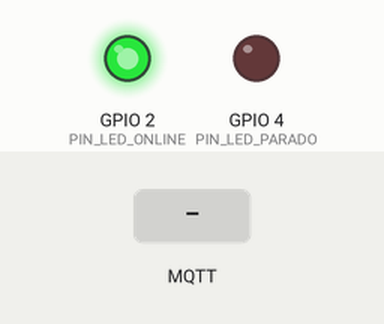
This sketch was run on a simulated ESP32. Shown: output pins drawn as LEDs (lit = HIGH). The inputs (shaded band) are chosen by the test bench. WiFi joins after 1.5 s; servers stay silent unless stated; no MQTT or app messages arrive unless stated; what the sketch prints to the serial monitor is not drawn.

Above: at 3.2 s.
3.3 s: MQTT message "PARAR" arrives on the first subscribed topic
At 4.4 s:
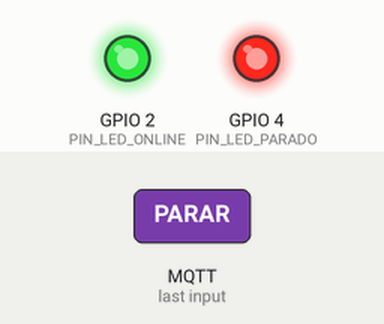
6.3 s: MQTT message "RETOMAR" arrives on the first subscribed topic
At 6.7 s:
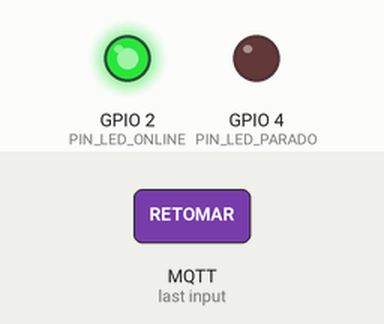
Timing chart, 0 to 18.3 s (numbered marks = the images above; inputs shaded):
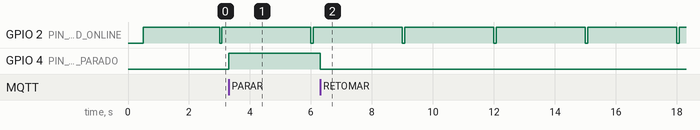

Measured:
- after the input at 3.3 s, GPIO 4 (PIN_LED_PARADO): LOW → HIGH at once
- after the input at 6.3 s, GPIO 4 (PIN_LED_PARADO): HIGH → LOW at once
- by itself, GPIO 2 (PIN_LED_ONLINE): alternates HIGH for 2.9 s and LOW for 0.08 s

The sketch:

sketch.ino
```cpp
// ============================================================
//  Sistema de Monitoramento de Frota — Dispositivo ESP32
//  Wokwi Simulator
// ============================================================
//  Dependências (libraries no Wokwi):
//    - PubSubClient by Nick O'Leary
//    - ArduinoJson by Benoit Blanchon
// ============================================================

#include <WiFi.h>
#include <WiFiClientSecure.h>
#include <PubSubClient.h>
#include <ArduinoJson.h>

// ------------------------------------------------------------
// CONFIGURAÇÃO — altere aqui para cada veículo simulado
// ------------------------------------------------------------
#define VEHICLE_ID     "veiculo01"  //Altere para veiculo02, veiculo03, etc. para simular mais unidades
#define EMPRESA        "empresa"    // Nome da empresa (pode ser qualquer string, usada nos tópicos MQTT)

// Coordenadas iniciais (lat/lng fictícias — Uberlândia, MG)
// Altere conforme fazer outras unidades para que comecem em locais diferentes.
#define START_LAT  -18.9186
#define START_LNG  -48.2772

#define PIN_LED_ONLINE 2
#define PIN_LED_PARADO 4

// Broker HiveMQ Cloud
const char* MQTT_HOST     = "468858741cce418ea6219352a279b8f5.s1.eu.hivemq.cloud";
const char* MQTT_USER     = "mqttbroker";
const char* MQTT_PASSWORD = "Zz7LTTuA";
const int   MQTT_PORT     = 8883;

// WiFi (Wokwi usa rede simulada — qualquer SSID/senha funciona)
const char* WIFI_SSID     = "Wokwi-GUEST";
const char* WIFI_PASSWORD = "";

// Intervalo de publicação de posição (ms)
const unsigned long PUBLISH_INTERVAL = 3000;

// ------------------------------------------------------------
// Tópicos MQTT
// ------------------------------------------------------------
// Monta os tópicos dinamicamente a partir de EMPRESA e VEHICLE_ID
char TOPIC_POSICAO[64];   // frota/empresa/veiculoXX/posicao
char TOPIC_STATUS[64];    // frota/empresa/veiculoXX/status
char TOPIC_COMANDO[64];   // frota/empresa/veiculoXX/comando
char CLIENT_ID[32];       // mqtt-veiculoXX

// ------------------------------------------------------------
// Simulação de rota
// ------------------------------------------------------------
// Cada veículo percorre uma rota com N waypoints (lat/lng).
// O sketch interpola linearmente entre eles para gerar movimento.
// Altere conforme fazer outras unidades para criar rotas diferentes.
const int NUM_WAYPOINTS = 6;
float routeLat[NUM_WAYPOINTS] = {
  -18.9186, -18.9120, -18.9050, -18.9100, -18.9200, -18.9186
};
float routeLng[NUM_WAYPOINTS] = {
  -48.2772, -48.2700, -48.2620, -48.2500, -48.2560, -48.2772
};

int   currentWaypoint  = 0;
float currentLat       = 0;
float currentLng       = 0;
float speed_kmh        = 0;   // calculada na interpolação
bool  vehicleStopped   = false;

// Controla quantos passos de interpolação entre waypoints
const int STEPS_BETWEEN = 20;
int currentStep = 0;

// ------------------------------------------------------------
// Estado do veículo
// ------------------------------------------------------------
int   batteryLevel    = 100;  // percentual fictício
bool  engineOn        = true;

// ------------------------------------------------------------
// Objetos MQTT / WiFi
// ------------------------------------------------------------
WiFiClientSecure wifiClient;
PubSubClient     mqttClient(wifiClient);

unsigned long lastPublishTime = 0;

// ============================================================
//  SETUP
// ============================================================
void setup() {
  Serial.begin(115200);
  delay(500);

  pinMode(PIN_LED_ONLINE, OUTPUT);
  pinMode(PIN_LED_PARADO, OUTPUT);
  digitalWrite(PIN_LED_ONLINE, HIGH); // acende verde ao conectar


  // Monta os tópicos e client ID
  snprintf(TOPIC_POSICAO, sizeof(TOPIC_POSICAO), "frota/%s/%s/posicao", EMPRESA, VEHICLE_ID);
  snprintf(TOPIC_STATUS,  sizeof(TOPIC_STATUS),  "frota/%s/%s/status",  EMPRESA, VEHICLE_ID);
  snprintf(TOPIC_COMANDO, sizeof(TOPIC_COMANDO), "frota/%s/%s/comando", EMPRESA, VEHICLE_ID);
  snprintf(CLIENT_ID,     sizeof(CLIENT_ID),     "mqtt-%s",             VEHICLE_ID);

  Serial.printf("\n=== Frota ESP32 | %s ===\n", VEHICLE_ID);
  Serial.printf("Tópico posição : %s\n", TOPIC_POSICAO);
  Serial.printf("Tópico status  : %s\n", TOPIC_STATUS);
  Serial.printf("Tópico comando : %s\n", TOPIC_COMANDO);

  // Posição inicial
  currentLat = routeLat[0];
  currentLng = routeLng[0];

  connectWiFi();

  // HiveMQ Cloud exige TLS — no Wokwi usamos setInsecure() pois
  // o simulador não tem repositório de CA raiz confiável.
  // Em hardware físico, use setCACert() com o certificado ISRG Root X1.
  wifiClient.setInsecure();

  mqttClient.setServer(MQTT_HOST, MQTT_PORT);
  mqttClient.setCallback(onMqttMessage);
  mqttClient.setBufferSize(512);

  connectMQTT();
}

// ============================================================
//  LOOP
// ============================================================
void loop() {
  // Reconecta se necessário
  if (!mqttClient.connected()) {
    connectMQTT();
  }
  mqttClient.loop();

  // Publica posição periodicamente
  unsigned long now = millis();
  if (now - lastPublishTime >= PUBLISH_INTERVAL) {
    lastPublishTime = now;

    if (!vehicleStopped) {
      updatePosition();
    }

    publishPosition();
    simulateBattery();
  }
}

// ============================================================
//  CONEXÃO WiFi
// ============================================================
void connectWiFi() {
  Serial.printf("Conectando ao WiFi: %s", WIFI_SSID);
  WiFi.begin(WIFI_SSID, WIFI_PASSWORD);

  int attempts = 0;
  while (WiFi.status() != WL_CONNECTED && attempts < 20) {
    delay(500);
    Serial.print(".");
    attempts++;
  }

  if (WiFi.status() == WL_CONNECTED) {
    Serial.printf("\nWiFi OK — IP: %s\n", WiFi.localIP().toString().c_str());
  } else {
    Serial.println("\nFalha no WiFi! Reiniciando...");
    ESP.restart();
  }
}

// ============================================================
//  CONEXÃO MQTT (com LWT e retained no status)
// ============================================================
void connectMQTT() {
  Serial.printf("Conectando ao broker MQTT (%s)...\n", MQTT_HOST);

  // Monta payload do LWT (Last Will and Testament)
  // Se o ESP32 cair sem avisar, o broker publica este payload automaticamente.
  StaticJsonDocument<128> lwtDoc;
  lwtDoc["veiculo"]  = VEHICLE_ID;
  lwtDoc["status"]   = "offline";
  lwtDoc["motivo"]   = "LWT";

  char lwtPayload[128];
  serializeJson(lwtDoc, lwtPayload);

  int attempts = 0;
  while (!mqttClient.connected() && attempts < 5) {
    // connect(clientId, user, pass, lwtTopic, lwtQos, lwtRetain, lwtMessage)
    bool ok = mqttClient.connect(
      CLIENT_ID,
      MQTT_USER,
      MQTT_PASSWORD,
      TOPIC_STATUS,   // tópico do LWT
      1,              // QoS 1 para o LWT
      true,           // retained = true → dashboard sempre vê o último status
      lwtPayload
    );

    if (ok) {
      Serial.println("MQTT conectado!");

      // Publica status "online" com retained = true
      publishStatus("online");

      // Assina o tópico de comandos com QoS 2
      // (PARAR / BUZINAR não podem ser perdidos)
      mqttClient.subscribe(TOPIC_COMANDO, 1);
      Serial.printf("Subscrito em: %s (QoS 1)\n", TOPIC_COMANDO);

    } else {
      Serial.printf("Falha MQTT, código: %d. Tentativa %d/5\n",
                    mqttClient.state(), attempts + 1);
      delay(3000);
      attempts++;
    }
  }
}

// ============================================================
//  CALLBACK — recebe comandos do dashboard
// ============================================================
void onMqttMessage(char* topic, byte* payload, unsigned int length) {
  char message[length + 1];
  memcpy(message, payload, length);
  message[length] = '\0';

  Serial.printf("\n[COMANDO] Tópico: %s\n", topic);
  Serial.printf("[COMANDO] Payload: %s\n", message);

  // Comandos aceitos: "PARAR", "RETOMAR", "BUZINAR"
  if (strcmp(message, "PARAR") == 0) {
    digitalWrite(PIN_LED_PARADO, HIGH);
    vehicleStopped = true;
    Serial.println(">>> Veículo PARADO por comando remoto!");
    publishStatus("parado");

  } else if (strcmp(message, "RETOMAR") == 0) {
    digitalWrite(PIN_LED_PARADO, LOW);
    vehicleStopped = false;
    Serial.println(">>> Veículo RETOMANDO rota!");
    publishStatus("em_rota");

  } else if (strcmp(message, "BUZINAR") == 0) {
    Serial.println(">>> BUZINANDO! *beep beep*");
    // No hardware real: acionar GPIO do buzzer aqui
  }
}

// ============================================================
//  ATUALIZA POSIÇÃO (interpolação entre waypoints)
// ============================================================
void updatePosition() {
  int nextWaypoint = (currentWaypoint + 1) % NUM_WAYPOINTS;

  float targetLat = routeLat[nextWaypoint];
  float targetLng = routeLng[nextWaypoint];

  // Interpolação linear
  float t = (float)(currentStep + 1) / STEPS_BETWEEN;
  float prevLat = currentLat;
  float prevLng = currentLng;

  currentLat = routeLat[currentWaypoint] + t * (targetLat - routeLat[currentWaypoint]);
  currentLng = routeLng[currentWaypoint] + t * (targetLng - routeLng[currentWaypoint]);

  // Estima velocidade pelo deslocamento (simplificado)
  float dLat = currentLat - prevLat;
  float dLng = currentLng - prevLng;
  float dist  = sqrt(dLat * dLat + dLng * dLng) * 111000; // aprox metros
  speed_kmh   = (dist / (PUBLISH_INTERVAL / 1000.0)) * 3.6;

  currentStep++;
  if (currentStep >= STEPS_BETWEEN) {
    currentStep    = 0;
    currentWaypoint = nextWaypoint;
    Serial.printf("Waypoint %d alcançado\n", currentWaypoint);
  }
}

// ============================================================
//  PUBLICA POSIÇÃO (QoS 1, retained)
// ============================================================
void publishPosition() {
  int velocidadePublicada = vehicleStopped ? 0 : (int)speed_kmh;
  StaticJsonDocument<256> doc;
  doc["veiculo"]   = VEHICLE_ID;
  doc["lat"]       = serialized(String(currentLat, 6));
  doc["lng"]       = serialized(String(currentLng, 6));
  doc["velocidade"]= velocidadePublicada;
  doc["bateria"]   = batteryLevel;
  doc["parado"]    = vehicleStopped;
  doc["ts"]        = millis();  // timestamp relativo

  char payload[256];
  serializeJson(doc, payload);

  // QoS 1 + retained: dashboard sempre tem a última posição conhecida
  bool ok = mqttClient.publish(TOPIC_POSICAO, payload, true);  // true = retained

  digitalWrite(PIN_LED_ONLINE, LOW);
  delay(80);
  digitalWrite(PIN_LED_ONLINE, HIGH);

  Serial.printf("[PUB] %s → %s | vel: %d km/h | bat: %d%%\n",
    TOPIC_POSICAO, payload, (int)speed_kmh, batteryLevel);

  if (!ok) {
    Serial.println("Falha ao publicar! Buffer cheio ou desconectado.");
  }
}

// ============================================================
//  PUBLICA STATUS (QoS 1, retained)
// ============================================================
void publishStatus(const char* statusStr) {
  StaticJsonDocument<128> doc;
  doc["veiculo"] = VEHICLE_ID;
  doc["status"]  = statusStr;
  doc["bateria"] = batteryLevel;

  char payload[128];
  serializeJson(doc, payload);

  // retained = true → quem conectar depois vê o último status
  mqttClient.publish(TOPIC_STATUS, payload, true);
  Serial.printf("[STATUS] %s → %s\n", TOPIC_STATUS, statusStr);
}

// ============================================================
//  SIMULA DESCARGA DE BATERIA
// ============================================================
void simulateBattery() {
  // Descarrega ~1% a cada 30 publicações (~90 segundos)
  static int publishCount = 0;
  publishCount++;
  if (publishCount % 30 == 0 && batteryLevel > 5) {
    batteryLevel--;
  }
}
```
